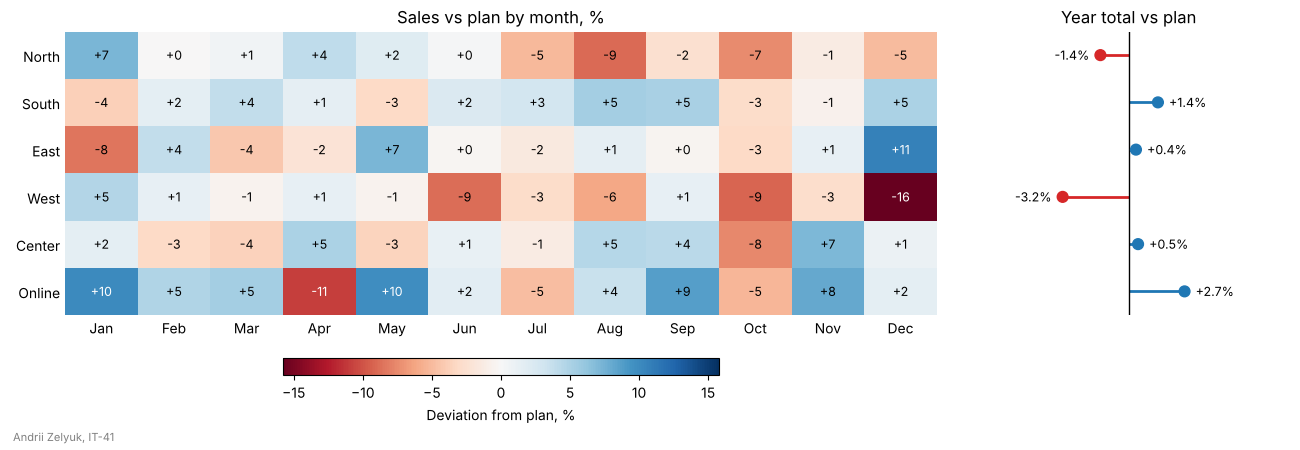

Recreate this plot in Python.
import matplotlib.pyplot as plt
import numpy as np

STUDENT_NAME = "Andrii Zelyuk"   # ім'я та прізвище транслітерацією
STUDENT_GROUP = "IT-41"   # група

rng = np.random.default_rng(44)
regions = ["North", "South", "East", "West", "Center", "Online"]
months = ["Jan", "Feb", "Mar", "Apr", "May", "Jun",
          "Jul", "Aug", "Sep", "Oct", "Nov", "Dec"]
# план і факт продажів, тис. грн: рядок - регіон, стовпець - місяць
plan = np.array([120, 90, 100, 80, 150, 60]).reshape(-1, 1) * np.ones(12)
trend = np.array([-0.06, 0.02, 0.0, -0.10, 0.04, 0.03]).reshape(-1, 1) * np.arange(12) / 11
fact = plan * (1 + trend + rng.normal(0, 0.05, size=(6, 12)))

deviation = (fact / plan - 1) * 100                       # відхилення за місяць, %
year_deviation = (fact.sum(axis=1) / plan.sum(axis=1) - 1) * 100

# шкала симетрична відносно нуля: 0 - білий
limit = np.abs(deviation).max()

fig, (ax_map, ax_year) = plt.subplots(
    1, 2, figsize=(13, 4.5), gridspec_kw={"width_ratios": [3, 1]}
)

# --- ліворуч: теплова карта ---
image = ax_map.imshow(deviation, cmap="RdBu", vmin=-limit, vmax=limit, aspect="auto")
for row in range(deviation.shape[0]):
    for col in range(deviation.shape[1]):
        value = deviation[row, col]
        color = "white" if abs(value) > 0.6 * limit else "black"
        # спершу округлення, потім знак: -0.3 показується як +0, а не -0
        ax_map.text(col, row, f"{round(value):+d}", ha="center", va="center",
                    color=color, fontsize=9)

ax_map.set_xticks(range(len(months)), months)
ax_map.set_yticks(range(len(regions)), regions)
ax_map.tick_params(length=0)
ax_map.spines[:].set_visible(False)
ax_map.set_title("Sales vs plan by month, %")

# шкала кольорів під картою; inset_axes не зменшує саму карту,
# тож рядки карти й графік праворуч лишаються на одній висоті
colorbar_axes = ax_map.inset_axes([0.25, -0.21, 0.5, 0.06])
colorbar = fig.colorbar(image, cax=colorbar_axes, orientation="horizontal")
colorbar.set_label("Deviation from plan, %")

# --- праворуч: відхилення за рік (lollipop) ---
y = np.arange(len(regions))
year_colors = np.where(year_deviation >= 0, "tab:blue", "tab:red")
ax_year.hlines(y, 0, year_deviation, color=year_colors, linewidth=2)
ax_year.scatter(year_deviation, y, color=year_colors, s=60, zorder=3)
ax_year.axvline(0, color="black", linewidth=1)

for yi, value in zip(y, year_deviation):
    offset = 8 if value >= 0 else -8
    ax_year.annotate(f"{value:+.1f}%", xy=(value, yi), xytext=(offset, 0),
                     textcoords="offset points", va="center",
                     ha="left" if value >= 0 else "right", fontsize=9)

span = np.abs(year_deviation).max() * 2.2
ax_year.set_xlim(-span, span)
ax_year.set_ylim(len(regions) - 0.5, -0.5)          # North угорі, як у теплової карти
ax_year.set_xticks([])
ax_year.set_yticks([])
ax_year.spines[:].set_visible(False)
ax_year.set_title("Year total vs plan")

fig.text(0.01, 0.02, f"{STUDENT_NAME}, {STUDENT_GROUP}", fontsize=8, color="gray")
fig.subplots_adjust(left=0.05, right=0.98, top=0.93, bottom=0.3, wspace=0.08)

fig.savefig("task_4.png", dpi=100)
plt.show()
